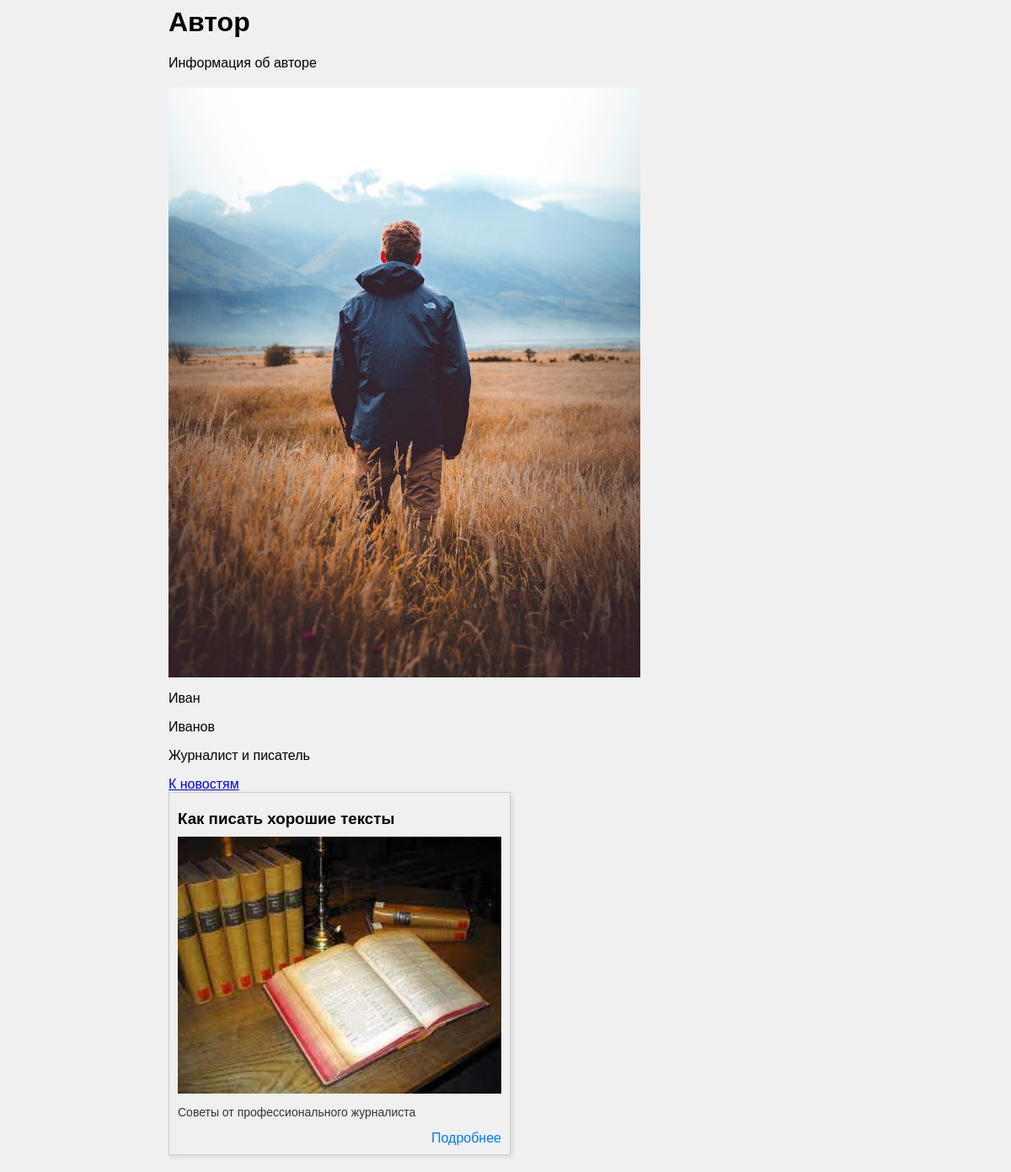
Screenshot of /news/author/1 with the database file from the repository.
### mynewsapp/models.py (models this page shows, shortened)
class Author(models.Model):
    name = models.CharField('Имя', max_length = 50)
    lastname = models.CharField('Фамилия', max_length = 50)
    about = models.TextField('О себе')
    photo = models.ImageField(upload_to = 'images')

class Article(models.Model):
    title = models.CharField('Название', max_length = 50)
    discription = models.CharField('Описание', max_length = 250)
    content = models.TextField('Статья')
    author = models.ForeignKey(Author, on_delete=models.CASCADE)
    href = models.TextField('Ссылка на оригинал')
    photo = models.ImageField(upload_to = 'images')

### mynewsapp/views.py (the view)
# urls.py: path('/author/<int:authorId>', views.ShowAuthor)
def ShowAuthor(request, authorId):
    author = Author.objects.get(id=authorId)
    n = {"author": author, "article": Article.objects.filter(author = authorId)}
    return render(request, 'author.html', n)

### mynewsapp/templates/author.html (shortened to what this page needs)
<html>
<head>
</head>
<body>
  <div class="container">
    <h1>Автор</h1>
    <p>Информация об авторе</p>
    <div class="news">
        <div class="AboutAuthor">
            <img class="AuthorImage" src={{author.photo.url}}>
          <p>{{author.name}}</p>
          <p>{{author.lastname}}</p>
        <p>{{author.about}}</p>
          <a href= /news>К новостям</a>
        </div>
        {% for elem in article%}
        <div class="news-item">
              <h3>{{elem.title}}</h3>
              <a href=/news/{{elem.id}}><img class="ArticleImg" src={{elem.photo.url}}></a>
              <p>{{elem.discription}}</p>
              <a href=/news/{{elem.id}}>Подробнее</a>
          </div>
        {% endfor %}
    </div>
  </div>
</body>
</html>

### mynewsapp/templates/author.html (style rules this page uses)
body { font-family: Arial, sans-serif; background-color: #f0f0f0; }
.container { max-width: 800px; margin: 0 auto; }
.news { display: flex; flex-wrap: wrap; justify-content: space-between; margin: 20px 0; }
.news-item { width: 48%; border: 1px solid #ccc; padding: 10px; box-shadow: 2px 2px 5px rgba(0,0,0,0.1); }
.AuthorImage { width: 100%; height: auto; }
.AboutAuthor { width: 70%; height: auto; }
.ArticleImg { width: 100%; height: auto; }
.news-item h3 { margin: 10px 0; }
.news-item p { font-size: 14px; color: #333; }
.news-item a { display: block; text-align: right; color: #007bff; text-decoration: none; }

### rows the page displays
Author: photo (picture), name "Иван", lastname "Иванов", about "Журналист и писатель"
Article: title "Как писать хорошие тексты", photo (picture), discription "Советы от профессионального журналиста"
